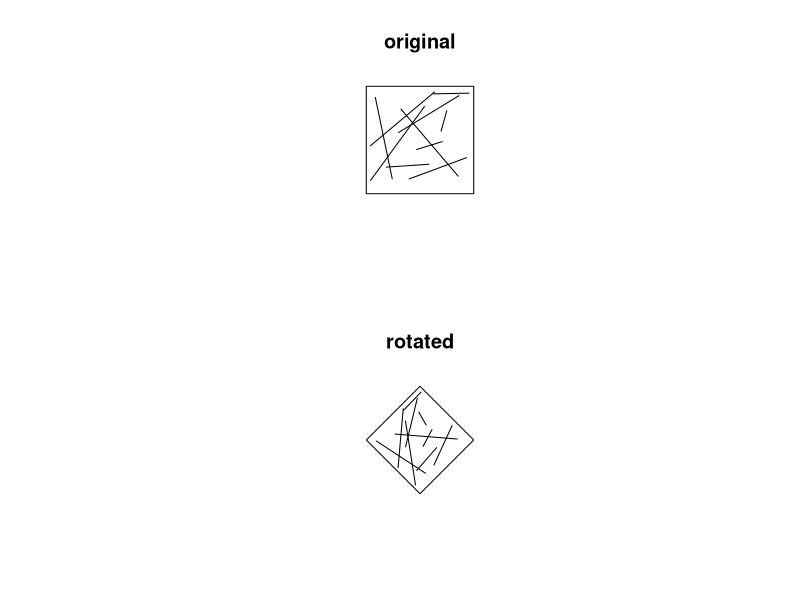

R code for this plot:
library(spatstat)


### Name: rotate.psp
### Title: Rotate a Line Segment Pattern
### Aliases: rotate.psp
### Keywords: spatial math

### ** Examples

  oldpar <- par(mfrow=c(2,1))
  X <- psp(runif(10), runif(10), runif(10), runif(10), window=owin())
  plot(X, main="original")
  Y <- rotate(X, pi/4)
  plot(Y, main="rotated")
  par(oldpar)
